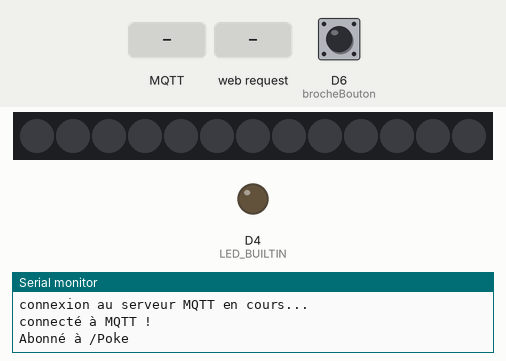
Recording of a sketch running on a simulated ESP8266 (Wemos D1 mini). Parts: 13 RGB LEDs in strip order, left to right, output pins drawn as LEDs (lit = HIGH, except the on-board LED, lit = LOW), the last lines printed to the serial monitor. The test bench sets the inputs (shaded band); at power-on: D6 (brocheBouton) HIGH. Dim RGB values are drawn brighter than linear; WiFi joins after 1.5 s; servers stay silent unless stated; EEPROM starts erased; no MQTT or app messages arrive unless stated.

Above: at 2.7 s.
2.8 s: MQTT message "pokou" arrives on the first subscribed topic
At 2.95 s:
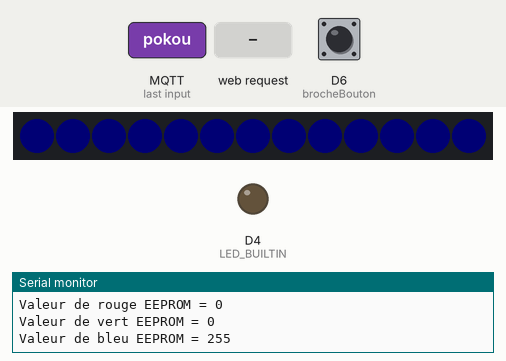
At 3.55 s:
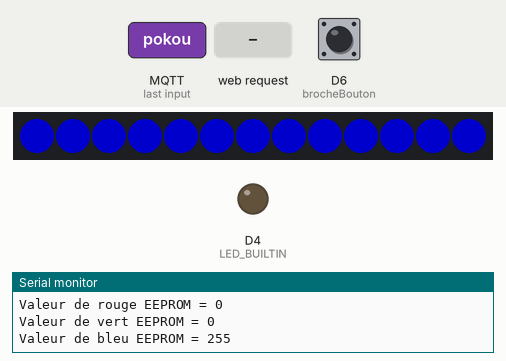
5.2 s: D6 (brocheBouton) pulled LOW for 0.15 s
6.8 s: HTTP request GET /?r received
8.3 s: HTTP request GET /Poke received
9.8 s: MQTT message "GET /?r" arrives on the first subscribed topic
11.3 s: HTTP request GET /pokou received
Timing chart, 0 to 13.8 s (numbered marks = the images above; inputs shaded):
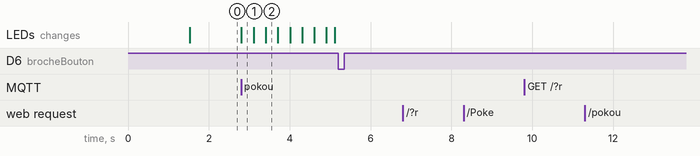

The sketch:

POCLpokouWifiColorMeMo211222.ino
```cpp
////////////////////////
//     POCL Pokou     //
////////////////////////
/*
 * Un POCL imaginé et réalisé au Hackathon POCL à l'édulab Rennes 2 les 9 et 10 décembre 2021.
 *
 * Difficultés :
 * Configurez le logiciel Arduino pour gérer la carte D1 mini (ESP8266).
 * Intégrer les biobliothèues requises par le projet :
 ** #include <MQTT.h> -> pour gérer le protocole de communication, c'est la bibliothèque MQTT de Joël Gähwiler : https://github.com/256dpi/arduino-mqtt
 ** #include <Adafruit_NeoPixel.h> -> pour gérer les rubans de led
 ** #include <WiFiManager.h> -> Bibliothèque WiFiManager pour configurer automatiquement le réseau wifi et le mot de passe.
 ** #include <ESP_EEPROM.h> // Bibliothèque de gestion de la mémoire
 *  Serveur web accessible à l'URL http://pokou.local  grace à mDNS.
 Il est possible que l'URL ne fonctionne pas si votre ordinateur ne possède pas les fonction requises : Avahi pour Linux, Bonjour pour Windows.
 Il faudra alors trouver l'IP de votre POCL sur votre Box Internet

 *
 *                                      BROCHAGE
                                _________________
                               /     D1 mini     \
                           -  |[ ]RST        TX[ ]| -
                           -  |[ ]A0  -GPIO  RX[ ]| -
                              |[ ]D0-16    5-D1[ ]| -
                              |[?]D5-14    4-D2[ ]| -
                    Bouton -  |[X]D6-12    0-D3[X]| - ruban de leds
                           -  |[?]D7-13    2-D4[ ]| LED_BUILTIN
                           -  |[?]D8-15     GND[X]| - GND (Boutons, ruban de leds)
                           -  |[ ]3V3 .      5V[X]| - ruban de Led
                              |       +---+       |
                              |_______|USB|_______|

Matériel :
- des fils dupont.
- un ruban de led RGB WS28B12
- D1 mini (Wemos, LOLIN,...)
- bouton poussoir
- une alimentation 5V
*/
/*
 * Un travail d'équipe de :
 * Alma Oskouei
 * Gaëlle Bescond
 * Tony Vanpoucke
 * Wing-Anh Luy
 * Antony Le Goïc-Auffret
   ___
 / ___ \
|_|   | |
     /_/
     _   ___   _
    |_| |___|_| |_
         ___|_   _|
        |___| |_|
Les petits Débrouillards - décembre 2021 CC-By-Sa http://creativecommons.org/licenses/by-nc-sa/3.0/
// Programme nourri de https://randomnerdtutorials.com/esp32-esp8266-rgb-led-strip-web-server/
// Programme inspiré de celui par Joël Gähwiler -> https://github.com/256dpi/arduino-mqtt
*/
#include <ESP8266WiFi.h>
#include <MQTT.h>              // Bibliothèque MQTT par Joël Gaehwiler
#include <Adafruit_NeoPixel.h> // Bibliothèque NeoPixel d'Adafruit
#include <WiFiManager.h>       // Bibliothèque WiFiManager pour configurer automatiquement le réseau wifi et le mot de passe.
#include <ESP_EEPROM.h>        // Bibliothèque de gestion de la mémoire
#include <ESP8266mDNS.h>       // Cette bibliothèque est incluse dans les Bibliothèques ESP8266

WiFiClient net;             // on crée l'objet WiFiClient "Net"
WiFiServer serveurPOCL(80); // on crée le serveur "serveurPOCL"
WiFiManager MonReseauWifi;  // on crée l'objet "MonReseauWifi"
MQTTClient clientMQTT;
#define BROKER_IP "debrouillards.ddns.net" //IP du serveur sur lequel est installé le Broker MQTT

unsigned long lastMillis = 0;

//=============Eléments pour le ruban de led et le bouton===============

// Broche de connexion du ruban de LED
#define PIN D3

int brocheBouton = 12; //GPIO de la broche D6
// Il est prévu des fonctionalités supplémentaires grâce à des boutons. Pas activés pour l'instant
// int brocheBouton = 13; //GPIO de la broche D7
// int brocheBouton = 14; //GPIO de la broche D5
// int brocheBouton = 15; //GPIO de la broche D8
int rouge = 0;
int bleu = 255;
int vert = 0;

// Nombre de Led RDGB dans votre ruban
#define NUMPIXELS 13

// on configurer un ruban nommé "pixels"
Adafruit_NeoPixel pixels(NUMPIXELS, PIN, NEO_GRB + NEO_KHZ800);

#define T 1 // temps pour gérer le fade du ruban
//==============================================================

//===============Eléments pour le choix de la couleur du Ruban===============
// Pour décoder les valeurs de HTTP GET
String redString = "0";
String greenString = "0";
String blueString = "0";
int pos1 = 0;
int pos2 = 0;
int pos3 = 0;
int pos4 = 0;

// Variable to store the HTTP request
String header;

// Current time
unsigned long currentTime = millis();
// Previous time
unsigned long previousTime = 0;
// Define timeout time in milliseconds (example: 2000ms = 2s)
const long timeoutTime = 2000;

//==============================================================================

void messageReceived(String &topic, String &payload) {
  Serial.println("incoming: " + topic + " - " + payload);
  if (payload == "pokou"){
    Serial.println("clic !");
    fade();
    fade();
    fade();
  }
}

void fade() {
  // On récupère la couleur du POCL dans sa mémoire et on l'imprime dans le moniteur Série.
  EEPROM.get(0, rouge); Serial.print("Valeur de rouge EEPROM = "); Serial.println(rouge);
  EEPROM.get(4, vert); Serial.print("Valeur de vert EEPROM = "); Serial.println(vert);
  EEPROM.get(8, bleu); Serial.print("Valeur de bleu EEPROM = "); Serial.println(bleu);

  for (int b=0; b<255; b++){
  pixels.setBrightness(b);

  for(int i=0; i<NUMPIXELS; i++) {
    pixels.setPixelColor(i, pixels.Color(rouge, vert, bleu));
  }
  pixels.show();   // On allume les rubans
  delay(T);
  }

  for (int b=255; b>1; b--){ //boucle de gestion de la brillance
  pixels.setBrightness(b);

  // n'oubliez pas que le premier pixel porte le Numéro 0
  for(int i=0; i<NUMPIXELS; i++) { // Pour chaque pixel...

    // pixels.Color() prends les valeurs RGB de 0,0,0 jusqu'à 255,255,255
    pixels.setPixelColor(i, pixels.Color(rouge, vert, bleu));
  }
  pixels.show();   // on affiche les pixels
  delay(T);
  }
}

void testEEPROM(){ // On test si la mémoire de l'ESP contient déjà des infos d'une configuration précédente
   if(EEPROM.percentUsed()>=0) { // Si il y en a on ne fait rien
    Serial.println("Il y a des infos dans la mémoire");
    Serial.print(EEPROM.percentUsed());
    Serial.println("% de l'espace mémoire flash de l'ESP flash actuellement utilisé.");
    EEPROM.get(0, rouge); Serial.print("Valeur de rouge EEPROM = "); Serial.println(rouge);
    EEPROM.get(4, vert); Serial.print("Valeur de vert EEPROM = "); Serial.println(vert);
    EEPROM.get(8, bleu); Serial.print("Valeur de bleu EEPROM = "); Serial.println(bleu);
  } else {       // Si il n'y en a pas on stocke la couleur pas défaut
    EEPROM.put(0, rouge);
    EEPROM.put(4, vert);
    EEPROM.put(8, bleu);
    boolean ok = EEPROM.commit();
    Serial.println((ok) ? "Commit initialisation couleur OK" : "Commit initialisation couleur raté");
  }
}
void choixCouleur(){
  WiFiClient client = serveurPOCL.available(); // On écoute si il y a des connexions sur le site web du POCL (des clients)

  if (client) {                                // Si il y a une nouvelle connexion,
    currentTime = millis();
    previousTime = currentTime;
    Serial.println("Nouveau client connecté");
    String currentLine = "";                   // créer une chaîne pour contenir les données entrantes du client
    while (client.connected() && currentTime - previousTime <= timeoutTime) {  // Boucle "while", tant que le client est connecté
      currentTime = millis();
      if (client.available()) {             // if there's bytes to read from the client,
        char c = client.read();             // read a byte, then
        Serial.write(c);                    // print it out the serial monitor
        header += c;
        if (c == '\n') {                    // if the byte is a newline character
          // if the current line is blank, you got two newline characters in a row.
          // that's the end of the client HTTP request, so send a response:
          if (currentLine.length() == 0) {
            // HTTP headers always start with a response code (e.g. HTTP/1.1 200 OK)
            // and a content-type so the client knows what's coming, then a blank line:
            client.println("HTTP/1.1 200 OK");
            client.println("Content-type:text/html");
            client.println("Connection: close");
            client.println();

            // Affiche la page web
            client.println("<!DOCTYPE html><html>");
            client.println("<head><meta name=\"viewport\" content=\"width=device-width, initial-scale=1\">");
            client.println("<link rel=\"icon\" href=\"data:,\">");
            client.println("<link rel=\"stylesheet\" href=\"https://stackpath.bootstrapcdn.com/bootstrap/4.3.1/css/bootstrap.min.css\">");
            client.println("<script src=\"https://cdnjs.cloudflare.com/ajax/libs/jscolor/2.0.4/jscolor.min.js\"></script>");
            client.println("</head><body><div class=\"container\"><div class=\"row\"><h1>Choisi la couleur de ton POCL</h1></div>");
            client.println("<a class=\"btn btn-primary btn-lg\" href=\"#\" id=\"change_color\" role=\"button\">Change de Couleur</a> ");
            client.println("<input class=\"jscolor {onFineChange:'update(this)'}\" id=\"rgb\"></div>");
            client.println("<script>function update(picker) {document.getElementById('rgb').innerHTML = Math.round(picker.rgb[0]) + ', ' +  Math.round(picker.rgb[1]) + ', ' + Math.round(picker.rgb[2]);");
            client.println("document.getElementById(\"change_color\").href=\"?r\" + Math.round(picker.rgb[0]) + \"g\" +  Math.round(picker.rgb[1]) + \"b\" + Math.round(picker.rgb[2]) + \"&\";}</script></body></html>");
            // The HTTP response ends with another blank line
            client.println();

            // Request sample: /?r201g32b255&
            // Red = 201 | Green = 32 | Blue = 255
            if(header.indexOf("GET /?r") >= 0) {
              pos1 = header.indexOf('r'); // pos1 est la position du caractère r dans la chaine de caractères.
              pos2 = header.indexOf('g'); // idem
              pos3 = header.indexOf('b');
              pos4 = header.indexOf('&');
              redString = header.substring(pos1+1, pos2); // la chaine de caractère juste après pos1 et jusqu'à pos2 est placée dans la variable redString.
              greenString = header.substring(pos2+1, pos3); // ...
              blueString = header.substring(pos3+1, pos4);
              Serial.println(redString.toInt()); // je publie sur le moniteur série
              Serial.println(greenString.toInt());
              Serial.println(blueString.toInt());
              rouge = redString.toInt(); // je transforme la chaine de caractère en nombre entier que je met dans la variable rouge
              vert = greenString.toInt();
              bleu = blueString.toInt();
              // Je stocke la configuration dans la mémoire du D1 mini
              EEPROM.put(0, rouge);
              EEPROM.put(4, vert);
              EEPROM.put(8, bleu);
              boolean ok1 = EEPROM.commit();
              Serial.println((ok1) ? "Commit couleur OK" : "Commit couleur raté");
              fade(); // petit flash lumineux pour confirmer la couleur
            }
            // On sort ("break") de la boucle "while"
            break;
          } else { // if you got a newline, then clear currentLine
            currentLine = "";
          }
        } else if (c != '\r') {  // if you got anything else but a carriage return character,
          currentLine += c;      // add it to the end of the currentLine
        }
      }
    }
    // Clear the header variable
    header = "";
    // Close the connection
    client.stop();
    Serial.println("Client déconnecté.");
    Serial.println("");
  }
}

void connexionWifi(){
  bool res;
  res = MonReseauWifi.autoConnect("Wifi POCL Pokou"); // le POCL diffuse un réseau wifi en accès libre nommé "Wifi POCL Pokou"

  if(!res) {
    Serial.println("La connexion n'a pas fonctionnée...");
    }
  else {
    Serial.println("Vous êtes connecté au Wifi... :-)");

    // Print local IP address and start web server
    Serial.println("");
    Serial.println("Votre POCL est connecté au réseau WiFi");
    Serial.println("Avec l'adresse IP : ");
    Serial.println(WiFi.localIP());

    }
}

void connect() {
  Serial.print("Vérification de la connexion Wifi...");
  while (WiFi.status() != WL_CONNECTED) {
    connexionWifi();
    Serial.print(".");
    delay(1000);
  }
  Serial.println("\nPOCL connecté au Wifi :-) ");
  Serial.print("\nconnexion au serveur MQTT en cours...");

  //connection au serveur MQTT : identifiant, User, mot de passe
  while (!clientMQTT.connect("Antony", "poclpokou", "pokou")) {
    Serial.print(".");
    delay(1000);
  }

  Serial.println("\nconnecté à MQTT !");

// on s'abonne au sujet (topic) "/Poke"
  clientMQTT.subscribe("/Poke");    // Attention à la casse !! La casse c'est maj ou minuscule
  Serial.println("Abonné à /Poke"); // client.unsubscribe("/Poke");// Pour se désinscrire
}

void setup() {
  Serial.begin(115200); // Ouverture de communication série
  EEPROM.begin(16);
  testEEPROM();

  WiFi.mode(WIFI_STA);  // la carte D1 mini est mise en mode STATION
  connexionWifi();      // on se connecte au Wifi

  // demarrage du mDNS
  if (!MDNS.begin("pokou")) {
    Serial.println("Erreur d'initialisation MDNS !");
    while (1) {
      delay(1000);
    }
  }
  Serial.println("mDNS démarré");

  serveurPOCL.begin(); //démarrage du serveur Web du POCL

  // Add service to MDNS-SD
  MDNS.addService("http", "tcp", 80);

  pixels.begin();      // on initialise le ruban "pixels"
  pinMode(brocheBouton,INPUT_PULLUP);

  pinMode(LED_BUILTIN, OUTPUT);
  digitalWrite(LED_BUILTIN, HIGH);

  // préparation de la connexion au serveur MQTT
  clientMQTT.begin(BROKER_IP, 1883, net); // (IP, port, Client Wifi défini plus haut)
  clientMQTT.onMessage(messageReceived);  // Si on reçoit un message MQTT, la fonction "messageReceived" est appelée.

  connect(); // On se connecte à MQTT
}

void loop() {
  pixels.clear(); // éteint tout les pixels
  pixels.show(); // affiches pixels

  MDNS.update();

  clientMQTT.loop();
  delay(10);  // <- fixes some issues with WiFi stability

  if (!clientMQTT.connected()) {
    connect();
  }

  // Si on appuie sur le bouton, on envoie un messagge MQTT "pokou", sur le topic "/Poke"
  if ( digitalRead(brocheBouton) == LOW ){
  Serial.println("Appuis Bouton");
  clientMQTT.publish("/Poke", "pokou");
  delay(250); // Filtre anti-rebond du bouton
  }

  choixCouleur(); // appel de la fonction qui génère la page web de configuration de la couler du POCL
}
```

Measured:
- after the input at 2.8 s, the LEDs: change at once (image 1)
